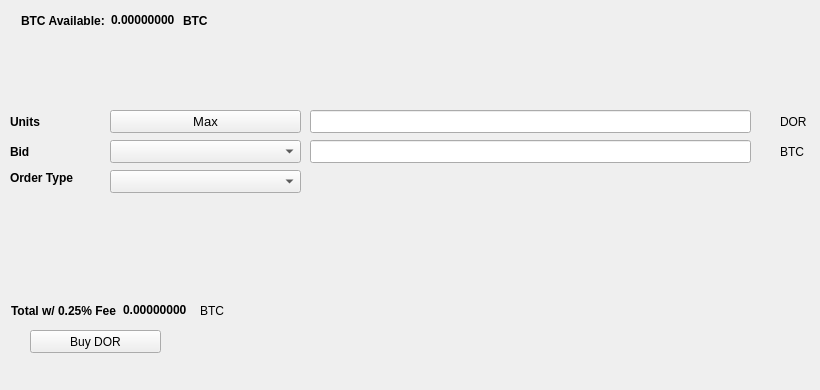
   <widget class="QWidget" name="BuyTab">
    <attribute name="title">
     <string>Buy</string>
    </attribute>
    <widget class="QPushButton" name="BuyDOR">
     <property name="geometry">
      <rect>
       <x>30</x>
       <y>330</y>
       <width>131</width>
       <height>23</height>
      </rect>
     </property>
     <property name="text">
      <string>Buy DOR</string>
     </property>
     <property name="icon">
      <iconset resource="../dorin.qrc">
       <normaloff>:/icons/bitcoin</normaloff>:/icons/bitcoin</iconset>
     </property>
    </widget>
    <widget class="QLabel" name="label_3">
     <property name="geometry">
      <rect>
       <x>10</x>
       <y>110</y>
       <width>46</width>
       <height>23</height>
      </rect>
     </property>
     <property name="font">
      <font>
       <weight>75</weight>
       <bold>true</bold>
      </font>
     </property>
     <property name="text">
      <string>Units</string>
     </property>
    </widget>
    <widget class="QLineEdit" name="UnitsInput">
     <property name="geometry">
      <rect>
       <x>310</x>
       <y>110</y>
       <width>441</width>
       <height>23</height>
      </rect>
     </property>
     <property name="font">
      <font>
       <pointsize>9</pointsize>
       <weight>75</weight>
       <bold>true</bold>
      </font>
     </property>
    </widget>
    <widget class="QLineEdit" name="BuyBidPriceEdit">
     <property name="geometry">
      <rect>
       <x>310</x>
       <y>140</y>
       <width>441</width>
       <height>23</height>
      </rect>
     </property>
     <property name="font">
      <font>
       <pointsize>9</pointsize>
       <weight>75</weight>
       <bold>true</bold>
      </font>
     </property>
    </widget>
    <widget class="QLabel" name="label_4">
     <property name="geometry">
      <rect>
       <x>780</x>
       <y>110</y>
       <width>31</width>
       <height>23</height>
      </rect>
     </property>
     <property name="text">
      <string>DOR</string>
     </property>
    </widget>
    <widget class="QLabel" name="label_5">
     <property name="geometry">
      <rect>
       <x>780</x>
       <y>140</y>
       <width>31</width>
       <height>23</height>
      </rect>
     </property>
     <property name="text">
      <string>BTC</string>
     </property>
    </widget>
    <widget class="QLabel" name="label_6">
     <property name="geometry">
      <rect>
       <x>10</x>
       <y>140</y>
       <width>46</width>
       <height>23</height>
      </rect>
     </property>
     <property name="font">
      <font>
       <weight>75</weight>
       <bold>true</bold>
      </font>
     </property>
     <property name="text">
      <string>Bid</string>
     </property>
    </widget>
    <widget class="QLabel" name="label_7">
     <property name="geometry">
      <rect>
       <x>10</x>
       <y>170</y>
       <width>91</width>
       <height>16</height>
      </rect>
     </property>
     <property name="font">
      <font>
       <weight>75</weight>
       <bold>true</bold>
      </font>
     </property>
     <property name="text">
      <string>Order Type</string>
     </property>
    </widget>
    <widget class="QPushButton" name="Buy_Max_Amount">
     <property name="geometry">
      <rect>
       <x>110</x>
       <y>110</y>
       <width>191</width>
       <height>23</height>
      </rect>
     </property>
     <property name="font">
      <font>
       <pointsize>10</pointsize>
      </font>
     </property>
     <property name="text">
      <string>Max</string>
     </property>
    </widget>
    <widget class="QComboBox" name="BuyBidcomboBox">
     <property name="geometry">
      <rect>
       <x>110</x>
       <y>140</y>
       <width>191</width>
       <height>23</height>
      </rect>
     </property>
     <property name="font">
      <font>
       <pointsize>10</pointsize>
      </font>
     </property>
    </widget>
    <widget class="QComboBox" name="buyOrdertypeCombo">
     <property name="geometry">
      <rect>
       <x>110</x>
       <y>170</y>
       <width>191</width>
       <height>23</height>
      </rect>
     </property>
     <property name="font">
      <font>
       <pointsize>10</pointsize>
      </font>
     </property>
    </widget>
    <widget class="QWidget" name="layoutWidget1">
     <property name="geometry">
      <rect>
       <x>21</x>
       <y>11</y>
       <width>227</width>
       <height>19</height>
      </rect>
     </property>
     <layout class="QHBoxLayout" name="horizontalLayout_3">
      <item>
       <widget class="QLabel" name="label232">
        <property name="font">
         <font>
          <weight>75</weight>
          <bold>true</bold>
         </font>
        </property>
        <property name="text">
         <string>BTC Available:</string>
        </property>
       </widget>
      </item>
      <item>
       <widget class="QLabel" name="BtcAvailableLbl">
        <property name="palette">
         <palette>
          <active>
           <colorrole role="WindowText">
            <brush brushstyle="SolidPattern">
             <color alpha="255">
              <red>0</red>
              <green>0</green>
              <blue>0</blue>
             </color>
            </brush>
           </colorrole>
           <colorrole role="Button">
            <brush brushstyle="SolidPattern">
             <color alpha="255">
              <red>0</red>
              <green>170</green>
              <blue>0</blue>
             </color>
            </brush>
           </colorrole>
           <colorrole role="Light">
            <brush brushstyle="SolidPattern">
             <color alpha="255">
              <red>0</red>
              <green>255</green>
              <blue>0</blue>
             </color>
            </brush>
           </colorrole>
           <colorrole role="Midlight">
            <brush brushstyle="SolidPattern">
             <color alpha="255">
              <red>0</red>
              <green>212</green>
              <blue>0</blue>
             </color>
            </brush>
           </colorrole>
           <colorrole role="Dark">
            <brush brushstyle="SolidPattern">
             <color alpha="255">
              <red>0</red>
              <green>85</green>
              <blue>0</blue>
             </color>
            </brush>
           </colorrole>
           <colorrole role="Mid">
            <brush brushstyle="SolidPattern">
             <color alpha="255">
              <red>0</red>
              <green>113</green>
              <blue>0</blue>
             </color>
            </brush>
           </colorrole>
           <colorrole role="Text">
            <brush brushstyle="SolidPattern">
             <color alpha="255">
              <red>0</red>
              <green>170</green>
              <blue>0</blue>
             </color>
            </brush>
           </colorrole>
           <colorrole role="BrightText">
            <brush brushstyle="SolidPattern">
             <color alpha="255">
              <red>255</red>
              <green>255</green>
              <blue>255</blue>
             </color>
            </brush>
           </colorrole>
           <colorrole role="ButtonText">
            <brush brushstyle="SolidPattern">
             <color alpha="255">
              <red>0</red>
              <green>0</green>
              <blue>0</blue>
             </color>
            </brush>
           </colorrole>
           <colorrole role="Base">
            <brush brushstyle="SolidPattern">
             <color alpha="255">
              <red>255</red>
              <green>255</green>
              <blue>255</blue>
             </color>
            </brush>
           </colorrole>
           <colorrole role="Window">
            <brush brushstyle="SolidPattern">
             <color alpha="255">
              <red>0</red>
              <green>170</green>
              <blue>0</blue>
             </color>
            </brush>
           </colorrole>
           <colorrole role="Shadow">
            <brush brushstyle="SolidPattern">
             <color alpha="255">
              <red>0</red>
              <green>0</green>
              <blue>0</blue>
             </color>
            </brush>
           </colorrole>
           <colorrole role="AlternateBase">
            <brush brushstyle="SolidPattern">
             <color alpha="255">
              <red>127</red>
              <green>212</green>
              <blue>127</blue>
             </color>
            </brush>
           </colorrole>
           <colorrole role="ToolTipBase">
            <brush brushstyle="SolidPattern">
             <color alpha="255">
              <red>255</red>
              <green>255</green>
              <blue>220</blue>
             </color>
            </brush>
           </colorrole>
           <colorrole role="ToolTipText">
            <brush brushstyle="SolidPattern">
             <color alpha="255">
              <red>0</red>
              <green>0</green>
              <blue>0</blue>
             </color>
            </brush>
           </colorrole>
          </active>
          <inactive>
           <colorrole role="WindowText">
            <brush brushstyle="SolidPattern">
             <color alpha="255">
              <red>0</red>
              <green>0</green>
              <blue>0</blue>
             </color>
            </brush>
           </colorrole>
           <colorrole role="Button">
            <brush brushstyle="SolidPattern">
             <color alpha="255">
              <red>0</red>
              <green>170</green>
              <blue>0</blue>
             </color>
            </brush>
           </colorrole>
           <colorrole role="Light">
            <brush brushstyle="SolidPattern">
             <color alpha="255">
              <red>0</red>
              <green>255</green>
              <blue>0</blue>
             </color>
            </brush>
           </colorrole>
           <colorrole role="Midlight">
            <brush brushstyle="SolidPattern">
             <color alpha="255">
              <red>0</red>
              <green>212</green>
              <blue>0</blue>
             </color>
            </brush>
           </colorrole>
           <colorrole role="Dark">
            <brush brushstyle="SolidPattern">
             <color alpha="255">
              <red>0</red>
              <green>85</green>
              <blue>0</blue>
             </color>
            </brush>
           </colorrole>
           <colorrole role="Mid">
            <brush brushstyle="SolidPattern">
             <color alpha="255">
              <red>0</red>
              <green>113</green>
              <blue>0</blue>
             </color>
            </brush>
           </colorrole>
           <colorrole role="Text">
            <brush brushstyle="SolidPattern">
             <color alpha="255">
              <red>0</red>
              <green>170</green>
              <blue>0</blue>
             </color>
            </brush>
           </colorrole>
           <colorrole role="BrightText">
            <brush brushstyle="SolidPattern">
             <color alpha="255">
              <red>255</red>
              <green>255</green>
              <blue>255</blue>
             </color>
            </brush>
           </colorrole>
           <colorrole role="ButtonText">
            <brush brushstyle="SolidPattern">
             <color alpha="255">
              <red>0</red>
              <green>0</green>
              <blue>0</blue>
             </color>
            </brush>
           </colorrole>
           <colorrole role="Base">
            <brush brushstyle="SolidPattern">
             <color alpha="255">
              <red>255</red>
              <green>255</green>
              <blue>255</blue>
             </color>
            </brush>
           </colorrole>
           <colorrole role="Window">
            <brush brushstyle="SolidPattern">
             <color alpha="255">
              <red>0</red>
              <green>170</green>
              <blue>0</blue>
             </color>
            </brush>
           </colorrole>
           <colorrole role="Shadow">
            <brush brushstyle="SolidPattern">
             <color alpha="255">
              <red>0</red>
              <green>0</green>
              <blue>0</blue>
             </color>
            </brush>
           </colorrole>
           <colorrole role="AlternateBase">
            <brush brushstyle="SolidPattern">
             <color alpha="255">
              <red>127</red>
              <green>212</green>
              <blue>127</blue>
             </color>
            </brush>
           </colorrole>
           <colorrole role="ToolTipBase">
            <brush brushstyle="SolidPattern">
             <color alpha="255">
              <red>255</red>
              <green>255</green>
              <blue>220</blue>
             </color>
            </brush>
           </colorrole>
           <colorrole role="ToolTipText">
            <brush brushstyle="SolidPattern">
             <color alpha="255">
              <red>0</red>
              <green>0</green>
              <blue>0</blue>
             </color>
            </brush>
           </colorrole>
          </inactive>
          <disabled>
           <colorrole role="WindowText">
            <brush brushstyle="SolidPattern">
             <color alpha="255">
              <red>0</red>
              <green>85</green>
              <blue>0</blue>
             </color>
            </brush>
           </colorrole>
           <colorrole role="Button">
            <brush brushstyle="SolidPattern">
             <color alpha="255">
              <red>0</red>
              <green>170</green>
              <blue>0</blue>
             </color>
            </brush>
           </colorrole>
           <colorrole role="Light">
            <brush brushstyle="SolidPattern">
             <color alpha="255">
              <red>0</red>
              <green>255</green>
              <blue>0</blue>
             </color>
            </brush>
           </colorrole>
           <colorrole role="Midlight">
            <brush brushstyle="SolidPattern">
             <color alpha="255">
              <red>0</red>
              <green>212</green>
              <blue>0</blue>
             </color>
            </brush>
           </colorrole>
           <colorrole role="Dark">
            <brush brushstyle="SolidPattern">
             <color alpha="255">
              <red>0</red>
              <green>85</green>
              <blue>0</blue>
             </color>
            </brush>
           </colorrole>
           <colorrole role="Mid">
            <brush brushstyle="SolidPattern">
             <color alpha="255">
              <red>0</red>
              <green>113</green>
              <blue>0</blue>
             </color>
            </brush>
           </colorrole>
           <colorrole role="Text">
            <brush brushstyle="SolidPattern">
             <color alpha="255">
              <red>0</red>
              <green>85</green>
              <blue>0</blue>
             </color>
            </brush>
           </colorrole>
           <colorrole role="BrightText">
            <brush brushstyle="SolidPattern">
             <color alpha="255">
              <red>255</red>
              <green>255</green>
              <blue>255</blue>
             </color>
            </brush>
           </colorrole>
           <colorrole role="ButtonText">
            <brush brushstyle="SolidPattern">
             <color alpha="255">
              <red>0</red>
              <green>85</green>
              <blue>0</blue>
             </color>
            </brush>
           </colorrole>
           <colorrole role="Base">
            <brush brushstyle="SolidPattern">
             <color alpha="255">
              <red>0</red>
              <green>170</green>
              <blue>0</blue>
             </color>
            </brush>
           </colorrole>
           <colorrole role="Window">
            <brush brushstyle="SolidPattern">
             <color alpha="255">
              <red>0</red>
              <green>170</green>
              <blue>0</blue>
             </color>
            </brush>
           </colorrole>
           <colorrole role="Shadow">
            <brush brushstyle="SolidPattern">
             <color alpha="255">
              <red>0</red>
              <green>0</green>
              <blue>0</blue>
             </color>
            </brush>
           </colorrole>
           <colorrole role="AlternateBase">
            <brush brushstyle="SolidPattern">
             <color alpha="255">
              <red>0</red>
              <green>170</green>
              <blue>0</blue>
             </color>
            </brush>
           </colorrole>
           <colorrole role="ToolTipBase">
            <brush brushstyle="SolidPattern">
             <color alpha="255">
              <red>255</red>
              <green>255</green>
              <blue>220</blue>
             </color>
            </brush>
           </colorrole>
           <colorrole role="ToolTipText">
            <brush brushstyle="SolidPattern">
             <color alpha="255">
              <red>0</red>
              <green>0</green>
              <blue>0</blue>
             </color>
            </brush>
           </colorrole>
          </disabled>
         </palette>
        </property>
        <property name="font">
         <font>
          <weight>75</weight>
          <bold>true</bold>
         </font>
        </property>
        <property name="text">
         <string>0.00000000</string>
        </property>
        <property name="textInteractionFlags">
         <set>Qt::LinksAccessibleByMouse|Qt::TextSelectableByKeyboard|Qt::TextSelectableByMouse</set>
        </property>
       </widget>
      </item>
      <item>
       <widget class="QLabel" name="BtcAvailableLbl_2">
        <property name="font">
         <font>
          <weight>75</weight>
          <bold>true</bold>
         </font>
        </property>
        <property name="text">
         <string>BTC</string>
        </property>
       </widget>
      </item>
     </layout>
    </widget>
    <widget class="QWidget" name="layoutWidge2">
     <property name="geometry">
      <rect>
       <x>11</x>
       <y>301</y>
       <width>259</width>
       <height>19</height>
      </rect>
     </property>
     <layout class="QHBoxLayout" name="horizontalLayout_4">
      <item>
       <widget class="QLabel" name="label_9">
        <property name="font">
         <font>
          <weight>75</weight>
          <bold>true</bold>
         </font>
        </property>
        <property name="text">
         <string>Total w/ 0.25% Fee</string>
        </property>
       </widget>
      </item>
      <item>
       <widget class="QLabel" name="BuyCostLabel">
        <property name="palette">
         <palette>
          <active>
           <colorrole role="WindowText">
            <brush brushstyle="SolidPattern">
             <color alpha="255">
              <red>0</red>
              <green>0</green>
              <blue>0</blue>
             </color>
            </brush>
           </colorrole>
           <colorrole role="Button">
            <brush brushstyle="SolidPattern">
             <color alpha="255">
              <red>0</red>
              <green>170</green>
              <blue>0</blue>
             </color>
            </brush>
           </colorrole>
           <colorrole role="Light">
            <brush brushstyle="SolidPattern">
             <color alpha="255">
              <red>0</red>
              <green>255</green>
              <blue>0</blue>
             </color>
            </brush>
           </colorrole>
           <colorrole role="Midlight">
            <brush brushstyle="SolidPattern">
             <color alpha="255">
              <red>0</red>
              <green>212</green>
              <blue>0</blue>
             </color>
            </brush>
           </colorrole>
           <colorrole role="Dark">
            <brush brushstyle="SolidPattern">
             <color alpha="255">
              <red>0</red>
              <green>85</green>
              <blue>0</blue>
             </color>
            </brush>
           </colorrole>
           <colorrole role="Mid">
            <brush brushstyle="SolidPattern">
             <color alpha="255">
              <red>0</red>
              <green>113</green>
              <blue>0</blue>
             </color>
            </brush>
           </colorrole>
           <colorrole role="Text">
            <brush brushstyle="SolidPattern">
             <color alpha="255">
              <red>0</red>
              <green>170</green>
              <blue>0</blue>
             </color>
            </brush>
           </colorrole>
           <colorrole role="BrightText">
            <brush brushstyle="SolidPattern">
             <color alpha="255">
              <red>255</red>
              <green>255</green>
              <blue>255</blue>
             </color>
            </brush>
           </colorrole>
           <colorrole role="ButtonText">
            <brush brushstyle="SolidPattern">
             <color alpha="255">
              <red>0</red>
              <green>0</green>
              <blue>0</blue>
             </color>
            </brush>
           </colorrole>
           <colorrole role="Base">
            <brush brushstyle="SolidPattern">
             <color alpha="255">
              <red>255</red>
              <green>255</green>
              <blue>255</blue>
             </color>
            </brush>
           </colorrole>
           <colorrole role="Window">
            <brush brushstyle="SolidPattern">
             <color alpha="255">
              <red>0</red>
              <green>170</green>
              <blue>0</blue>
             </color>
            </brush>
           </colorrole>
           <colorrole role="Shadow">
            <brush brushstyle="SolidPattern">
             <color alpha="255">
              <red>0</red>
              <green>0</green>
              <blue>0</blue>
             </color>
            </brush>
           </colorrole>
           <colorrole role="AlternateBase">
            <brush brushstyle="SolidPattern">
             <color alpha="255">
              <red>127</red>
              <green>212</green>
              <blue>127</blue>
             </color>
            </brush>
           </colorrole>
           <colorrole role="ToolTipBase">
            <brush brushstyle="SolidPattern">
             <color alpha="255">
              <red>255</red>
              <green>255</green>
              <blue>220</blue>
             </color>
            </brush>
           </colorrole>
           <colorrole role="ToolTipText">
            <brush brushstyle="SolidPattern">
             <color alpha="255">
              <red>0</red>
              <green>0</green>
              <blue>0</blue>
             </color>
            </brush>
           </colorrole>
          </active>
          <inactive>
           <colorrole role="WindowText">
            <brush brushstyle="SolidPattern">
             <color alpha="255">
              <red>0</red>
              <green>0</green>
              <blue>0</blue>
             </color>
            </brush>
           </colorrole>
           <colorrole role="Button">
            <brush brushstyle="SolidPattern">
             <color alpha="255">
              <red>0</red>
              <green>170</green>
              <blue>0</blue>
             </color>
            </brush>
           </colorrole>
           <colorrole role="Light">
            <brush brushstyle="SolidPattern">
             <color alpha="255">
              <red>0</red>
              <green>255</green>
              <blue>0</blue>
             </color>
            </brush>
           </colorrole>
           <colorrole role="Midlight">
            <brush brushstyle="SolidPattern">
             <color alpha="255">
              <red>0</red>
              <green>212</green>
              <blue>0</blue>
             </color>
            </brush>
           </colorrole>
           <colorrole role="Dark">
            <brush brushstyle="SolidPattern">
             <color alpha="255">
              <red>0</red>
              <green>85</green>
              <blue>0</blue>
             </color>
            </brush>
           </colorrole>
           <colorrole role="Mid">
            <brush brushstyle="SolidPattern">
             <color alpha="255">
              <red>0</red>
              <green>113</green>
              <blue>0</blue>
             </color>
            </brush>
           </colorrole>
           <colorrole role="Text">
            <brush brushstyle="SolidPattern">
             <color alpha="255">
              <red>0</red>
              <green>170</green>
              <blue>0</blue>
             </color>
            </brush>
           </colorrole>
           <colorrole role="BrightText">
            <brush brushstyle="SolidPattern">
             <color alpha="255">
              <red>255</red>
              <green>255</green>
              <blue>255</blue>
             </color>
            </brush>
           </colorrole>
           <colorrole role="ButtonText">
            <brush brushstyle="SolidPattern">
             <color alpha="255">
              <red>0</red>
              <green>0</green>
              <blue>0</blue>
             </color>
            </brush>
           </colorrole>
           <colorrole role="Base">
            <brush brushstyle="SolidPattern">
             <color alpha="255">
              <red>255</red>
              <green>255</green>
              <blue>255</blue>
             </color>
            </brush>
           </colorrole>
           <colorrole role="Window">
            <brush brushstyle="SolidPattern">
             <color alpha="255">
              <red>0</red>
              <green>170</green>
              <blue>0</blue>
             </color>
            </brush>
           </colorrole>
           <colorrole role="Shadow">
            <brush brushstyle="SolidPattern">
             <color alpha="255">
              <red>0</red>
              <green>0</green>
              <blue>0</blue>
             </color>
            </brush>
           </colorrole>
           <colorrole role="AlternateBase">
            <brush brushstyle="SolidPattern">
             <color alpha="255">
              <red>127</red>
              <green>212</green>
              <blue>127</blue>
             </color>
            </brush>
           </colorrole>
           <colorrole role="ToolTipBase">
            <brush brushstyle="SolidPattern">
             <color alpha="255">
              <red>255</red>
              <green>255</green>
              <blue>220</blue>
             </color>
            </brush>
           </colorrole>
           <colorrole role="ToolTipText">
            <brush brushstyle="SolidPattern">
             <color alpha="255">
              <red>0</red>
              <green>0</green>
              <blue>0</blue>
             </color>
            </brush>
           </colorrole>
          </inactive>
          <disabled>
           <colorrole role="WindowText">
            <brush brushstyle="SolidPattern">
             <color alpha="255">
              <red>0</red>
              <green>85</green>
              <blue>0</blue>
             </color>
            </brush>
           </colorrole>
           <colorrole role="Button">
            <brush brushstyle="SolidPattern">
             <color alpha="255">
              <red>0</red>
              <green>170</green>
              <blue>0</blue>
             </color>
            </brush>
           </colorrole>
           <colorrole role="Light">
            <brush brushstyle="SolidPattern">
             <color alpha="255">
              <red>0</red>
              <green>255</green>
              <blue>0</blue>
             </color>
            </brush>
           </colorrole>
           <colorrole role="Midlight">
            <brush brushstyle="SolidPattern">
             <color alpha="255">
              <red>0</red>
              <green>212</green>
              <blue>0</blue>
             </color>
            </brush>
           </colorrole>
           <colorrole role="Dark">
            <brush brushstyle="SolidPattern">
             <color alpha="255">
              <red>0</red>
              <green>85</green>
              <blue>0</blue>
             </color>
            </brush>
           </colorrole>
           <colorrole role="Mid">
            <brush brushstyle="SolidPattern">
             <color alpha="255">
              <red>0</red>
              <green>113</green>
              <blue>0</blue>
             </color>
            </brush>
           </colorrole>
           <colorrole role="Text">
            <brush brushstyle="SolidPattern">
             <color alpha="255">
              <red>0</red>
              <green>85</green>
              <blue>0</blue>
             </color>
            </brush>
           </colorrole>
           <colorrole role="BrightText">
            <brush brushstyle="SolidPattern">
             <color alpha="255">
              <red>255</red>
              <green>255</green>
              <blue>255</blue>
             </color>
            </brush>
           </colorrole>
           <colorrole role="ButtonText">
            <brush brushstyle="SolidPattern">
             <color alpha="255">
              <red>0</red>
              <green>85</green>
              <blue>0</blue>
             </color>
            </brush>
           </colorrole>
           <colorrole role="Base">
            <brush brushstyle="SolidPattern">
             <color alpha="255">
              <red>0</red>
              <green>170</green>
              <blue>0</blue>
             </color>
            </brush>
           </colorrole>
           <colorrole role="Window">
            <brush brushstyle="SolidPattern">
             <color alpha="255">
              <red>0</red>
              <green>170</green>
              <blue>0</blue>
             </color>
            </brush>
           </colorrole>
           <colorrole role="Shadow">
            <brush brushstyle="SolidPattern">
             <color alpha="255">
              <red>0</red>
              <green>0</green>
              <blue>0</blue>
             </color>
            </brush>
           </colorrole>
           <colorrole role="AlternateBase">
            <brush brushstyle="SolidPattern">
             <color alpha="255">
              <red>0</red>
              <green>170</green>
              <blue>0</blue>
             </color>
            </brush>
           </colorrole>
           <colorrole role="ToolTipBase">
            <brush brushstyle="SolidPattern">
             <color alpha="255">
              <red>255</red>
              <green>255</green>
              <blue>220</blue>
             </color>
            </brush>
           </colorrole>
           <colorrole role="ToolTipText">
            <brush brushstyle="SolidPattern">
             <color alpha="255">
              <red>0</red>
              <green>0</green>
              <blue>0</blue>
             </color>
            </brush>
           </colorrole>
          </disabled>
         </palette>
        </property>
        <property name="font">
         <font>
          <weight>75</weight>
          <bold>true</bold>
         </font>
        </property>
        <property name="autoFillBackground">
         <bool>false</bool>
        </property>
        <property name="text">
         <string>0.00000000</string>
        </property>
        <property name="textInteractionFlags">
         <set>Qt::LinksAccessibleByMouse|Qt::TextSelectableByMouse</set>
        </property>
       </widget>
      </item>
      <item>
       <widget class="QLabel" name="label_10">
        <property name="font">
         <font>
          <weight>50</weight>
          <bold>false</bold>
         </font>
        </property>
        <property name="text">
         <string>BTC</string>
        </property>
       </widget>
      </item>
     </layout>
    </widget>
    <widget class="QLabel" name="label_24">
     <property name="geometry">
      <rect>
       <x>460</x>
       <y>300</y>
       <width>281</width>
       <height>81</height>
      </rect>
     </property>
     <property name="text">
      <string/>
     </property>
     <property name="pixmap">
      <pixmap>:/images/bittrex</pixmap>
     </property>
    </widget>
   </widget>
